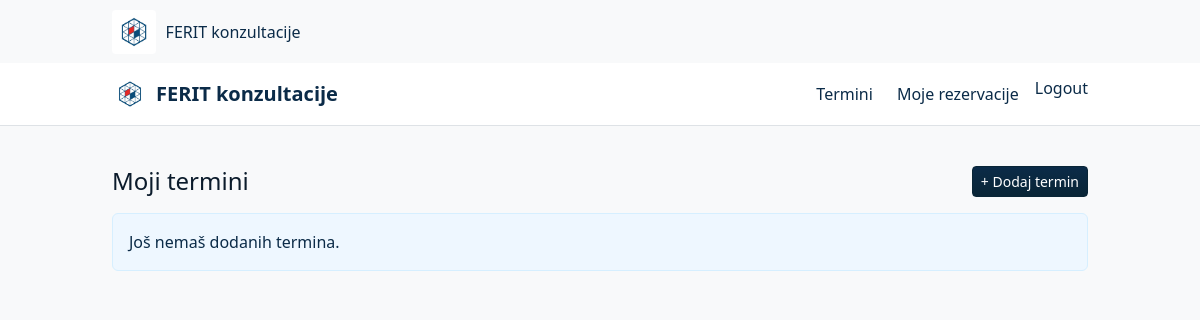
The app's page /mentor/slots/ (signed in), older data.
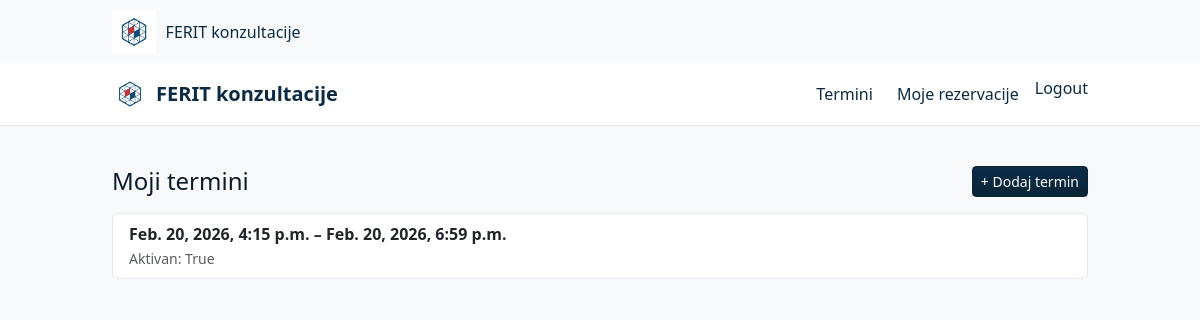
The same page, newer data.
### booking/models.py (models this page shows, shortened)
class AvailabilitySlot(models.Model):
    mentor = models.ForeignKey(
        settings.AUTH_USER_MODEL, on_delete=models.CASCADE, related_name="availability_slots"
    )
    start_at = models.DateTimeField()
    end_at = models.DateTimeField()
    is_active = models.BooleanField(default=True)
    class Meta:
        ordering = ["start_at"]
        constraints = [
            models.CheckConstraint(
                check=models.Q(end_at__gt=models.F("start_at")),
                name="slot_end_after_start",
            ),
        ]

### booking/views.py (the view)
# urls.py: path("mentor/slots/", views.mentor_slots, name="mentor_slots"),
@login_required
def mentor_slots(request):
    if not is_mentor(request.user):
        return HttpResponseForbidden("Nemaš pristup ovoj stranici.")
    slots = AvailabilitySlot.objects.filter(mentor=request.user).order_by("start_at")
    return render(request, "booking/mentor_slots.html", {"slots": slots})

### accounts/context_processors.py (called while the page is built)
def role_flags(request):
    user = request.user
    is_mentor = False
    if user.is_authenticated:
        is_mentor = user.is_superuser or user.groups.filter(name="mentor").exists()
    return {"is_mentor": is_mentor}

### booking/utils.py (called while the page is built)
def is_mentor(user):
    if not user or not user.is_authenticated:
        return False
    if getattr(user, "is_staff", False):
        return True
    return user.groups.filter(name="mentors").exists()

### templates/booking/mentor_slots.html (shortened to what this page needs)
{% extends "base.html" %}
{% block content %}
  <div class="d-flex justify-content-between align-items-center mb-3">
    <h1 class="h4 mb-0">Moji termini</h1>
    <a class="btn btn-primary btn-sm" href="{% url 'mentor_add_slot' %}">+ Dodaj termin</a>
  </div>
  {% if slots %}
    <div class="list-group">
      {% for s in slots %}
        <div class="list-group-item d-flex justify-content-between align-items-center">
          <div>
            <div class="fw-semibold">{{ s.start_at }} – {{ s.end_at }}</div>
            <small class="text-muted">Aktivan: {{ s.is_active }}</small>
          </div>
        </div>
      {% endfor %}
    </div>
  {% else %}
    <div class="alert alert-info">Još nemaš dodanih termina.</div>
  {% endif %}
{% endblock %}

Row changes from the older to the newer data that the page shows:
added AvailabilitySlot: start_at "Feb. 20, 2026, 4:15 p.m.", end_at "Feb. 20, 2026, 6:59 p.m.", is_active "True"
Text that changed along with them:
text no longer shown: "Još nemaš dodanih termina."
